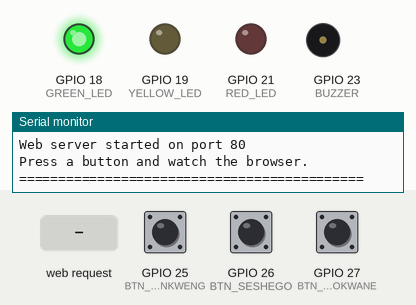
Recording of a program running on a simulated ESP32. Parts: output pins drawn as LEDs (lit = HIGH), buzzer (waves = sounding), the last lines printed to the serial monitor. Dashed ring = blinking. The inputs (shaded band) are chosen by the test bench; at power-on: GPIO 25 (BTN_MANKWENG) HIGH, GPIO 27 (BTN_POLOKWANE) HIGH, GPIO 26 (BTN_SESHEGO) HIGH. WiFi joins after 1.5 s; servers stay silent unless stated.

Above: at 2.9 s.
3.0 s: GPIO 25 (BTN_MANKWENG) pulled LOW for 0.15 s
At 5.9 s:
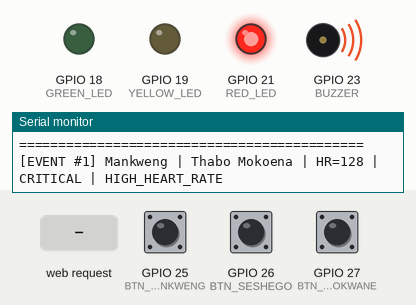
6.0 s: HTTP request GET /api/test?loc=seshego received
At 6.62 s:
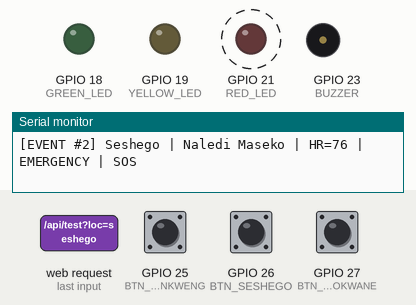
9.0 s: GPIO 27 (BTN_POLOKWANE) pulled LOW for 0.15 s
At 9.87 s:
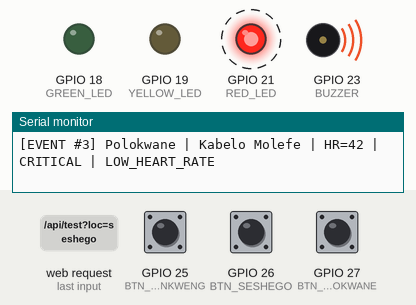
12.0 s: GPIO 27 (BTN_POLOKWANE) pulled LOW for 1 s
At 15.1 s:
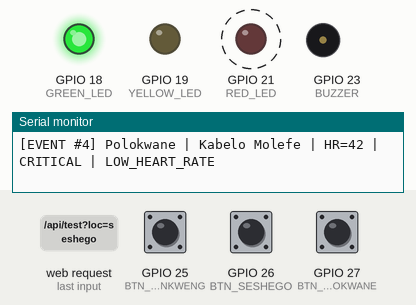
15.2 s: GPIO 27 (BTN_POLOKWANE) pulled LOW for 3.2 s
At 15.32 s:
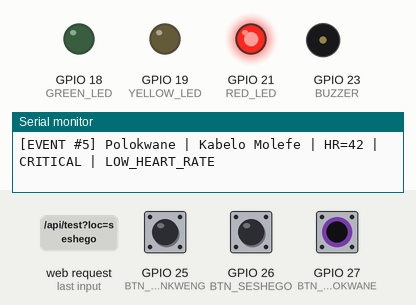
Timing chart, 0 to 19.7 s (numbered marks = the images above; inputs shaded):
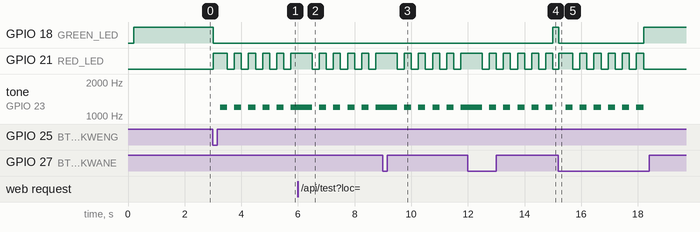

The program:

main.cpp
```cpp
/*
 * ============================================================
 *  AETHER WEARABLE — ESP32 EDGE NODE  (CLEAN BUILD)
 * ============================================================
 *  BTN Mankweng  → GPIO 25      GREEN LED  → GPIO 18
 *  BTN Seshego   → GPIO 26      YELLOW LED → GPIO 19
 *  BTN Polokwane → GPIO 27      RED LED    → GPIO 21
 *                               BUZZER     → GPIO 23
 *
 *  Buttons: GPIO ↔ button ↔ GND   (INPUT_PULLUP, no resistor needed)
 *  LEDs:    GPIO → 220Ω → LED anode → LED cathode → GND
 *
 *  Open the Serial Monitor at 115200 to see the IP.
 *  Visit http://<that-ip> on any device on the same Wi-Fi.
 * ============================================================
 */

#include <Arduino.h>
#include <WiFi.h>
#include <WebServer.h>

// ---------- WIFI ----------
const char* WIFI_SSID     = "yoh";
const char* WIFI_PASSWORD = "12345678";

// ---------- PINS ----------
#define BTN_MANKWENG   25
#define BTN_SESHEGO    26
#define BTN_POLOKWANE  27

#define GREEN_LED      18
#define YELLOW_LED     19
#define RED_LED        21
#define BUZZER         23

// ---------- SERVER ----------
WebServer server(80);

// ---------- EVENT ----------
struct Event {
  String device;
  String location;
  String person;
  int    heartRate;
  String status;
  String eventName;
  unsigned long seq;
  bool   valid;
};

Event latestEvent = {"", "", "", 0, "", "", 0, false};
unsigned long eventSeq = 0;

// ---------- BUTTON STATE ----------
bool lastMankweng  = HIGH;
bool lastSeshego   = HIGH;
bool lastPolokwane = HIGH;
unsigned long lastPressMs = 0;
const unsigned long DEBOUNCE_MS = 400;

// ---------- BLINK STATE ----------
unsigned long blinkUntil  = 0;
unsigned long lastBlinkMs = 0;
bool          blinkState  = false;

// ============================================================
// FORWARD DECLARATIONS  (fixes "was not declared in this scope")
// ============================================================
void handleRoot();
void handleLatest();
void handleTest();
void handleNotFound();

void storeEvent(const char* device, const char* location, const char* person,
                int hr, const char* status, const char* eventName);

void idleLeds();
void startBlink(unsigned long durationMs);
void updateBlink();

// ============================================================
// HTML DASHBOARD
// ============================================================
const char DASHBOARD_HTML[] PROGMEM = R"HTML(
<!DOCTYPE html>
<html lang="en">
<head>
<meta charset="UTF-8">
<meta name="viewport" content="width=device-width, initial-scale=1.0">
<title>AETHER | Emergency Intelligence</title>
<style>
  *{box-sizing:border-box;margin:0;padding:0}
  body{font-family:-apple-system,BlinkMacSystemFont,"Segoe UI",Arial,sans-serif;
       background:radial-gradient(circle at top,#10243b,#050a10 70%);
       color:#fff;min-height:100vh;overflow-x:hidden}
  header{height:70px;display:flex;align-items:center;justify-content:space-between;
         padding:0 30px;background:rgba(5,10,16,.9);
         border-bottom:1px solid rgba(255,255,255,.1);
         position:sticky;top:0;z-index:100;backdrop-filter:blur(10px)}
  .logo{font-size:22px;font-weight:700;letter-spacing:3px}
  .logo span{color:#00d9ff}
  .system-status{display:flex;align-items:center;gap:10px;
                 font-size:12px;color:#8da5b8;letter-spacing:1px}
  .status-dot{width:9px;height:9px;border-radius:50%;background:#00ff88;
              box-shadow:0 0 12px #00ff88;animation:pulse 2s infinite}
  @keyframes pulse{50%{opacity:.4}}
  main{padding:30px;max-width:1400px;margin:auto}
  .title h1{font-size:30px;letter-spacing:1px;margin-bottom:6px}
  .title p{color:#7f94a6;font-size:14px;margin-bottom:25px}

  /* MANUAL TEST BUTTONS */
  .test-bar{display:flex;gap:10px;flex-wrap:wrap;margin-bottom:25px;
            padding:14px;border-radius:12px;
            background:rgba(8,17,27,.6);border:1px solid rgba(255,255,255,.06)}
  .test-bar span{color:#7f94a6;font-size:12px;letter-spacing:1px;
                 align-self:center;margin-right:8px}
  .test-btn{padding:8px 14px;border-radius:8px;border:1px solid rgba(0,217,255,.4);
            background:rgba(0,217,255,.08);color:#00d9ff;font-size:12px;
            cursor:pointer;letter-spacing:1px;transition:.2s;font-weight:600}
  .test-btn:hover{background:rgba(0,217,255,.2)}

  .locations{display:grid;grid-template-columns:repeat(auto-fit,minmax(260px,1fr));gap:20px}
  .location-card{background:rgba(12,25,39,.85);border:1px solid rgba(255,255,255,.08);
                 border-radius:15px;padding:22px;min-height:190px;transition:.35s;position:relative}
  .location-card.active{border-color:#ff3344;box-shadow:0 0 30px rgba(255,50,70,.35)}
  .location-name{font-size:20px;font-weight:700;margin-bottom:14px}
  .location-status{display:inline-block;padding:5px 12px;border-radius:20px;
                   font-size:11px;letter-spacing:1px;
                   background:rgba(0,255,136,.12);color:#00ff88;
                   margin-bottom:15px;transition:.3s}
  .location-status.alert{background:rgba(255,50,70,.15);color:#ff3344}
  .person{color:#b7c7d5;font-size:14px;margin-bottom:10px}
  .heart{font-size:32px;font-weight:700}
  .heart span{font-size:13px;color:#7f94a6;font-weight:400}
  .device{position:absolute;bottom:15px;right:18px;
          font-size:10px;color:#51697d;letter-spacing:1px}

  #alertContainer{position:fixed;top:90px;right:25px;width:340px;z-index:9999}
  .alert{background:rgba(10,17,25,.97);border-radius:14px;padding:20px;
         margin-bottom:15px;border-left:5px solid #ff3344;
         box-shadow:0 15px 50px rgba(0,0,0,.65);
         animation:slideIn .35s cubic-bezier(.2,.9,.3,1.2)}
  @keyframes slideIn{from{transform:translateX(120%);opacity:0}
                     to{transform:translateX(0);opacity:1}}
  .alert-header{display:flex;justify-content:space-between;align-items:center;margin-bottom:14px}
  .alert-title{color:#ff3344;font-weight:700;letter-spacing:1px;font-size:13px}
  .close{cursor:pointer;color:#8194a5;font-size:22px;line-height:1}
  .close:hover{color:#fff}
  .alert-location{font-size:22px;font-weight:700;margin-bottom:14px}
  .alert-row{display:flex;justify-content:space-between;padding:7px 0;font-size:13px;
             border-bottom:1px solid rgba(255,255,255,.06)}
  .alert-row:last-child{border-bottom:none}
  .alert-row span:first-child{color:#71889a}
  .critical{color:#ff3344;font-weight:700}
  .emergency{color:#ff8c42;font-weight:700}

  .event-section{margin-top:35px}
  .event-section h2{font-size:16px;margin-bottom:14px;letter-spacing:2px;color:#8da5b8}
  .event-log{background:rgba(8,17,27,.8);border-radius:12px;
             border:1px solid rgba(255,255,255,.07);padding:8px 15px;
             max-height:240px;overflow-y:auto}
  .log-item{display:flex;justify-content:space-between;padding:10px 0;
            border-bottom:1px solid rgba(255,255,255,.05);font-size:13px}
  .log-item:last-child{border-bottom:none}
  .log-time{color:#536b7e;font-size:12px}
  .log-event{color:#ff6674}

  footer{text-align:center;color:#405667;font-size:11px;padding:30px;letter-spacing:1px}

  .conn{font-size:11px;padding:4px 10px;border-radius:10px;
        background:rgba(0,255,136,.1);color:#00ff88;margin-left:10px}
  .conn.bad{background:rgba(255,50,70,.1);color:#ff3344}

  @media(max-width:500px){
    #alertContainer{right:10px;left:10px;width:auto}
    main{padding:18px}
  }
</style>
</head>
<body>

<header>
  <div class="logo">AETHER <span>INTELLIGENCE</span></div>
  <div class="system-status">
    <div class="status-dot"></div>
    SYSTEM ONLINE
    <span class="conn" id="connState">...</span>
  </div>
</header>

<main>
  <div class="title">
    <h1>Emergency Intelligence Network</h1>
    <p>Wearable telemetry monitoring layer — ESP32 Edge Node</p>
  </div>

  <div class="test-bar">
    <span>TEST:</span>
    <button class="test-btn" onclick="testLoc('mankweng')">MANKWENG</button>
    <button class="test-btn" onclick="testLoc('seshego')">SESHEGO</button>
    <button class="test-btn" onclick="testLoc('polokwane')">POLOKWANE</button>
  </div>

  <div class="locations">
    <div class="location-card" id="card-Mankweng">
      <div class="location-name">Mankweng</div>
      <div class="location-status" id="status-Mankweng">MONITORING</div>
      <div class="person" id="person-Mankweng">No active patient</div>
      <div class="heart" id="heart-Mankweng">-- <span>BPM</span></div>
      <div class="device">WEARABLE-01</div>
    </div>
    <div class="location-card" id="card-Seshego">
      <div class="location-name">Seshego</div>
      <div class="location-status" id="status-Seshego">MONITORING</div>
      <div class="person" id="person-Seshego">No active patient</div>
      <div class="heart" id="heart-Seshego">-- <span>BPM</span></div>
      <div class="device">WEARABLE-02</div>
    </div>
    <div class="location-card" id="card-Polokwane">
      <div class="location-name">Polokwane</div>
      <div class="location-status" id="status-Polokwane">MONITORING</div>
      <div class="person" id="person-Polokwane">No active patient</div>
      <div class="heart" id="heart-Polokwane">-- <span>BPM</span></div>
      <div class="device">WEARABLE-03</div>
    </div>
  </div>

  <div class="event-section">
    <h2>LIVE EVENT STREAM</h2>
    <div class="event-log" id="eventLog">
      <div class="log-item">
        <span>Aether monitoring system initialized</span>
        <span class="log-time">ONLINE</span>
      </div>
    </div>
  </div>
</main>

<footer>AETHER INTELLIGENCE — Emergency Intelligence as Infrastructure</footer>

<div id="alertContainer"></div>

<script>
let lastSeq = 0;
let audioCtx = null;
let online = false;

document.addEventListener('click', () => {
  if (!audioCtx) {
    try {
      audioCtx = new (window.AudioContext || window.webkitAudioContext)();
    } catch(e) {}
  }
}, { once: true });

const connEl = document.getElementById('connState');

async function poll() {
  try {
    const res = await fetch('/api/latest', { cache: 'no-store' });
    if (!res.ok) throw new Error('bad status');
    const data = await res.json();
    setConn(true);

    if (!data.valid) return;
    if (data.seq === lastSeq) return;

    lastSeq = data.seq;
    processEvent(data);
  } catch (e) {
    setConn(false);
  }
}

function setConn(isOk) {
  if (isOk === online) return;
  online = isOk;
  connEl.textContent = isOk ? 'ONLINE' : 'OFFLINE';
  connEl.classList.toggle('bad', !isOk);
}

function processEvent(data) {
  updateLocationCard(data);
  createAlert(data);
  addEventLog(data);
  playAlertSound();
}

function updateLocationCard(data) {
  const loc = data.location;
  const personEl = document.getElementById('person-' + loc);
  const heartEl  = document.getElementById('heart-' + loc);
  const statusEl = document.getElementById('status-' + loc);
  const cardEl   = document.getElementById('card-' + loc);
  if (!personEl) return;

  personEl.innerText = data.person;
  heartEl.innerHTML  = data.heartRate + ' <span>BPM</span>';
  statusEl.innerText = data.status;
  statusEl.classList.add('alert');
  cardEl.classList.add('active');

  setTimeout(() => cardEl.classList.remove('active'), 5000);
}

function createAlert(data) {
  const container = document.getElementById('alertContainer');
  const alert = document.createElement('div');
  alert.className = 'alert';

  const statusClass = data.status === 'EMERGENCY' ? 'emergency' : 'critical';
  const timeStr = new Date().toLocaleTimeString();

  alert.innerHTML = `
    <div class="alert-header">
      <div class="alert-title">&#9888; AETHER MEDICAL ALERT</div>
      <div class="close">&times;</div>
    </div>
    <div class="alert-location">${data.location}</div>
    <div class="alert-row"><span>Patient</span><strong>${data.person}</strong></div>
    <div class="alert-row"><span>Heart Rate</span><strong>${data.heartRate} BPM</strong></div>
    <div class="alert-row"><span>Status</span><strong class="${statusClass}">${data.status}</strong></div>
    <div class="alert-row"><span>Event</span><strong>${data.eventName}</strong></div>
    <div class="alert-row"><span>Device</span><strong>${data.device}</strong></div>
    <div class="alert-row"><span>Time</span><strong>${timeStr}</strong></div>
  `;

  alert.querySelector('.close').addEventListener('click', () => alert.remove());
  container.appendChild(alert);

  setTimeout(() => { if (alert.parentElement) alert.remove(); }, 12000);
}

function addEventLog(data) {
  const log = document.getElementById('eventLog');
  const item = document.createElement('div');
  item.className = 'log-item';
  const timeStr = new Date().toLocaleTimeString();
  item.innerHTML = `
    <span><strong>${data.location}</strong> &mdash; ${data.eventName}</span>
    <span class="log-event">${timeStr}</span>
  `;
  log.prepend(item);
  while (log.children.length > 20) log.removeChild(log.lastChild);
}

function playAlertSound() {
  try {
    if (!audioCtx) return;
    const osc = audioCtx.createOscillator();
    const gain = audioCtx.createGain();
    osc.frequency.value = 880;
    osc.type = 'square';
    osc.connect(gain);
    gain.connect(audioCtx.destination);
    gain.gain.setValueAtTime(0.12, audioCtx.currentTime);
    gain.gain.exponentialRampToValueAtTime(0.001, audioCtx.currentTime + 0.4);
    osc.start();
    osc.stop(audioCtx.currentTime + 0.4);
  } catch (e) {}
}

// ---- Manual test (bypasses buttons) ----
function testLoc(loc) {
  fetch('/api/test?loc=' + loc).catch(() => {});
  if (!audioCtx) {
    try { audioCtx = new (window.AudioContext || window.webkitAudioContext)(); } catch(e) {}
  }
}

setInterval(poll, 500);
poll();
</script>

</body>
</html>
)HTML";

// ============================================================
// ROUTES
// ============================================================
void handleRoot() {
  server.sendHeader("Cache-Control", "no-store");
  server.send_P(200, "text/html", DASHBOARD_HTML);
}

void handleLatest() {
  String json;
  json.reserve(320);

  if (!latestEvent.valid) {
    json = F("{\"valid\":false}");
  } else {
    json  = "{";
    json += "\"valid\":true,";
    json += "\"seq\":"         + String(latestEvent.seq) + ",";
    json += "\"device\":\""    + latestEvent.device     + "\",";
    json += "\"location\":\""  + latestEvent.location   + "\",";
    json += "\"person\":\""    + latestEvent.person     + "\",";
    json += "\"heartRate\":"   + String(latestEvent.heartRate) + ",";
    json += "\"status\":\""    + latestEvent.status     + "\",";
    json += "\"eventName\":\"" + latestEvent.eventName  + "\"";
    json += "}";
  }

  server.sendHeader("Cache-Control", "no-store");
  server.send(200, "application/json", json);
}

// Manual test route: /api/test?loc=mankweng|seshego|polokwane
void handleTest() {
  String loc = server.arg("loc");
  loc.toLowerCase();

  if (loc == "mankweng") {
    storeEvent("WEARABLE-01", "Mankweng", "Thabo Mokoena",
               128, "CRITICAL", "HIGH_HEART_RATE");
    startBlink(3000);
  } else if (loc == "seshego") {
    storeEvent("WEARABLE-02", "Seshego", "Naledi Maseko",
               76, "EMERGENCY", "SOS");
    startBlink(3000);
  } else if (loc == "polokwane") {
    storeEvent("WEARABLE-03", "Polokwane", "Kabelo Molefe",
               42, "CRITICAL", "LOW_HEART_RATE");
    startBlink(3000);
  } else {
    server.send(400, "text/plain", "unknown loc");
    return;
  }

  server.send(200, "text/plain", "ok");
}

void handleNotFound() {
  server.send(404, "text/plain", "Aether node: route not found");
}

// ============================================================
// STORE EVENT
// ============================================================
void storeEvent(const char* device, const char* location, const char* person,
                int hr, const char* status, const char* eventName) {
  eventSeq++;

  latestEvent.device     = device;
  latestEvent.location   = location;
  latestEvent.person     = person;
  latestEvent.heartRate  = hr;
  latestEvent.status     = status;
  latestEvent.eventName  = eventName;
  latestEvent.seq        = eventSeq;
  latestEvent.valid      = true;

  Serial.print("[EVENT #");
  Serial.print(eventSeq);
  Serial.print("] ");
  Serial.print(location);
  Serial.print(" | ");
  Serial.print(person);
  Serial.print(" | HR=");
  Serial.print(hr);
  Serial.print(" | ");
  Serial.print(status);
  Serial.print(" | ");
  Serial.println(eventName);
}

// ============================================================
// LED HELPERS
// ============================================================
void idleLeds() {
  digitalWrite(GREEN_LED,  HIGH);
  digitalWrite(YELLOW_LED, LOW);
  digitalWrite(RED_LED,    LOW);
  noTone(BUZZER);
}

void startBlink(unsigned long durationMs) {
  blinkUntil  = millis() + durationMs;
  lastBlinkMs = millis();
  blinkState  = false;

  // Green off during emergency
  digitalWrite(GREEN_LED, LOW);
  digitalWrite(YELLOW_LED, LOW);
  digitalWrite(RED_LED, HIGH);
}

void updateBlink() {
  if (blinkUntil == 0) return;

  if ((long)(millis() - blinkUntil) >= 0) {
    blinkUntil = 0;
    blinkState = false;
    idleLeds();
    return;
  }

  if (millis() - lastBlinkMs >= 250) {
    lastBlinkMs = millis();
    blinkState = !blinkState;

    digitalWrite(RED_LED, blinkState ? HIGH : LOW);
    if (blinkState) tone(BUZZER, 1200);
    else            noTone(BUZZER);
  }
}

// ============================================================
// SETUP
// ============================================================
void setup() {
  Serial.begin(115200);
  delay(200);

  Serial.println();
  Serial.println("============================================");
  Serial.println(" AETHER WEARABLE DIGITAL TWIN — CLEAN BUILD");
  Serial.println("============================================");

  // Outputs
  pinMode(GREEN_LED,  OUTPUT);
  pinMode(YELLOW_LED, OUTPUT);
  pinMode(RED_LED,    OUTPUT);
  pinMode(BUZZER,     OUTPUT);

  // Idle state
  idleLeds();

  // Buttons
  pinMode(BTN_MANKWENG,  INPUT_PULLUP);
  pinMode(BTN_SESHEGO,   INPUT_PULLUP);
  pinMode(BTN_POLOKWANE, INPUT_PULLUP);

  // WiFi
  WiFi.mode(WIFI_STA);
  WiFi.begin(WIFI_SSID, WIFI_PASSWORD);

  Serial.print("Connecting to WiFi");
  unsigned long start = millis();
  while (WiFi.status() != WL_CONNECTED && millis() - start < 25000) {
    delay(500);
    Serial.print(".");
  }
  Serial.println();

  if (WiFi.status() == WL_CONNECTED) {
    Serial.println("WiFi connected!");
    Serial.print("Open this URL on your phone/PC: http://");
    Serial.println(WiFi.localIP());
  } else {
    Serial.println("WiFi FAILED — check SSID/password");
  }

  server.on("/",           handleRoot);
  server.on("/api/latest", handleLatest);
  server.on("/api/test",   handleTest);
  server.onNotFound(handleNotFound);

  server.begin();
  Serial.println("Web server started on port 80");
  Serial.println("Press a button and watch the browser.");
  Serial.println("============================================");
}

// ============================================================
// LOOP
// ============================================================
void loop() {
  server.handleClient();
  updateBlink();

  bool mankweng  = digitalRead(BTN_MANKWENG);
  bool seshego   = digitalRead(BTN_SESHEGO);
  bool polokwane = digitalRead(BTN_POLOKWANE);

  unsigned long now = millis();

  if (lastMankweng == HIGH && mankweng == LOW && now - lastPressMs > DEBOUNCE_MS) {
    lastPressMs = now;
    storeEvent("WEARABLE-01", "Mankweng", "Thabo Mokoena",
               128, "CRITICAL", "HIGH_HEART_RATE");
    startBlink(3000);
  }

  if (lastSeshego == HIGH && seshego == LOW && now - lastPressMs > DEBOUNCE_MS) {
    lastPressMs = now;
    storeEvent("WEARABLE-02", "Seshego", "Naledi Maseko",
               76, "EMERGENCY", "SOS");
    startBlink(3000);
  }

  if (lastPolokwane == HIGH && polokwane == LOW && now - lastPressMs > DEBOUNCE_MS) {
    lastPressMs = now;
    storeEvent("WEARABLE-03", "Polokwane", "Kabelo Molefe",
               42, "CRITICAL", "LOW_HEART_RATE");
    startBlink(3000);
  }

  lastMankweng  = mankweng;
  lastSeshego   = seshego;
  lastPolokwane = polokwane;
}
```

Measured:
- after the input at 3.0 s, GPIO 18 (GREEN_LED): HIGH → LOW at once; GPIO 21 (RED_LED): LOW → HIGH at once, then repeats every 0.50 s: LOW 0.25 s, HIGH 0.25 s; tone on GPIO 23 (BUZZER): alternates 1200 Hz for 0.25 s and silent for 0.25 s, starting after 0.25 s
- after the input at 6.0 s, GPIO 18 (GREEN_LED): stays LOW (without the input it goes to HIGH after 0.00 s)
- after the input at 9.0 s, GPIO 18 (GREEN_LED): stays LOW (without the input it goes to HIGH after 0.00 s)
- after the input at 12.0 s, GPIO 18 (GREEN_LED): LOW → HIGH after 3.0 s instead of 0.00 s
- after the input at 15.2 s, GPIO 18 (GREEN_LED): HIGH → LOW at once, → HIGH 3.0 s later; GPIO 21 (RED_LED): LOW → HIGH at once, then repeats every 0.50 s: LOW 0.25 s, HIGH 0.25 s, until it stays LOW from 18.2 s; tone on GPIO 23 (BUZZER): alternates 1200 Hz for 0.25 s and silent for 0.25 s, 12 changes in all, then stays silent, starting after 0.25 s
